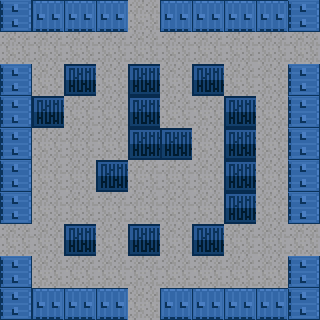

A level layout from a 2D game, rendered from its tile map. Below: a short description, then the map file with its tile-grid data intact:
An orthogonal 10x10 tile map with 32x32 px tiles, 1 tile layer (Tile Layer 1).

<map version="1.0" orientation="orthogonal" width="10" height="10" tilewidth="32" tileheight="32">
 <tileset firstgid="1" name="tanks_sheet" tilewidth="32" tileheight="32">
  <image source="tanks_sheet.png" width="256" height="128" />
 </tileset>
 <layer name="Tile Layer 1" width="10" height="10">
  <data encoding="csv">
32,31,31,31,1,31,31,31,31,32,
1,1,1,1,1,1,1,1,1,1,
32,1,25,1,25,1,25,1,1,32,
32,25,1,1,25,1,1,25,1,32,
32,1,1,1,25,25,1,25,1,32,
32,1,1,25,1,1,1,25,1,32,
32,1,1,1,1,1,1,25,1,32,
1,1,25,1,25,1,25,1,1,1,
32,1,1,1,1,1,1,1,1,32,
32,31,31,31,1,31,31,31,31,32
</data>
 </layer>
</map>
